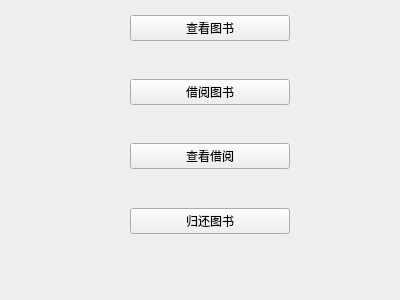
<?xml version="1.0" encoding="UTF-8"?>
<ui version="4.0">
 <class>student_main</class>
 <widget class="QWidget" name="student_main">
  <property name="geometry">
   <rect>
    <x>0</x>
    <y>0</y>
    <width>400</width>
    <height>300</height>
   </rect>
  </property>
  <property name="windowTitle">
   <string>Form</string>
  </property>
  <widget class="QWidget" name="verticalLayoutWidget">
   <property name="geometry">
    <rect>
     <x>130</x>
     <y>15</y>
     <width>160</width>
     <height>251</height>
    </rect>
   </property>
   <layout class="QVBoxLayout" name="verticalLayout">
    <item>
     <widget class="QPushButton" name="select_book_s">
      <property name="text">
       <string>查看图书</string>
      </property>
     </widget>
    </item>
    <item>
     <spacer name="verticalSpacer">
      <property name="orientation">
       <enum>Qt::Vertical</enum>
      </property>
      <property name="sizeHint" stdset="0">
       <size>
        <width>20</width>
        <height>40</height>
       </size>
      </property>
     </spacer>
    </item>
    <item>
     <widget class="QPushButton" name="borrow_book">
      <property name="text">
       <string>借阅图书</string>
      </property>
     </widget>
    </item>
    <item>
     <spacer name="verticalSpacer_2">
      <property name="orientation">
       <enum>Qt::Vertical</enum>
      </property>
      <property name="sizeHint" stdset="0">
       <size>
        <width>20</width>
        <height>40</height>
       </size>
      </property>
     </spacer>
    </item>
    <item>
     <widget class="QPushButton" name="select_borrow">
      <property name="text">
       <string>查看借阅</string>
      </property>
     </widget>
    </item>
    <item>
     <spacer name="verticalSpacer_3">
      <property name="orientation">
       <enum>Qt::Vertical</enum>
      </property>
      <property name="sizeHint" stdset="0">
       <size>
        <width>20</width>
        <height>40</height>
       </size>
      </property>
     </spacer>
    </item>
    <item>
     <widget class="QPushButton" name="return_book">
      <property name="text">
       <string>归还图书</string>
      </property>
     </widget>
    </item>
    <item>
     <spacer name="verticalSpacer_4">
      <property name="orientation">
       <enum>Qt::Vertical</enum>
      </property>
      <property name="sizeHint" stdset="0">
       <size>
        <width>20</width>
        <height>40</height>
       </size>
      </property>
     </spacer>
    </item>
   </layout>
  </widget>
 </widget>
 <resources/>
 <connections/>
</ui>
